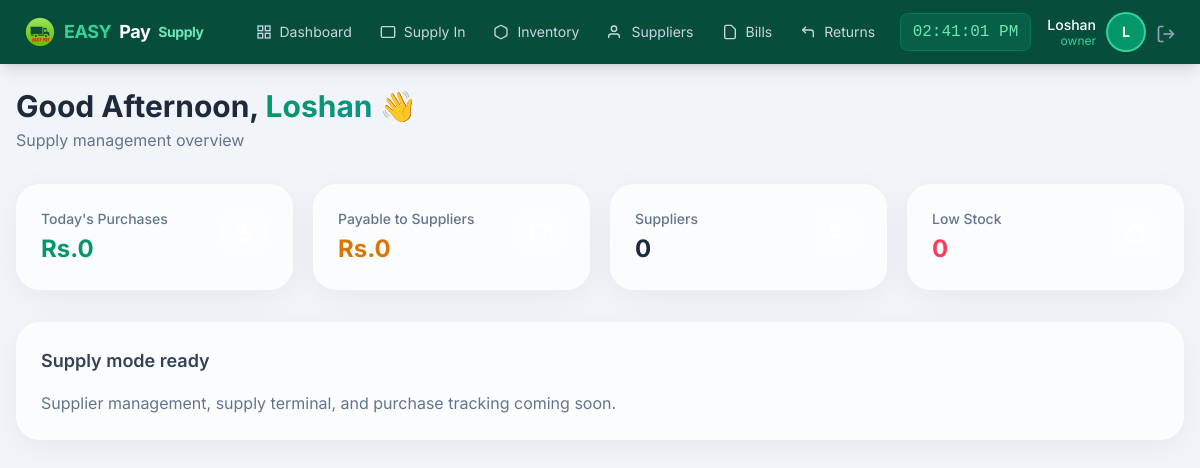
/supply/dashboard (signed in), run on the app's committed database.
### app/models/user.py (models this page shows, shortened)
class User(UserMixin, db.Model):
    __tablename__ = 'users'
    id = db.Column(db.Integer, primary_key=True)
    username = db.Column(db.String(50), unique=True, nullable=False)
    email = db.Column(db.String(120), unique=True, nullable=False)
    password_hash = db.Column(db.String(255), nullable=False)
    role = db.Column(db.String(20), default='staff')  # owner, manager, staff
    is_active = db.Column(db.Boolean, default=True)
    created_at = db.Column(db.DateTime, default=datetime.now)
    last_login = db.Column(db.DateTime)
    orders = db.relationship('Order', backref='cashier_rel', lazy=True, foreign_keys='Order.user_id')

### app/routes/supply.py (the view)
@supply_bp.route('/dashboard')
@login_required
def dashboard():
    return render_template('supply/dashboard.html')

### app/models/user.py (called while the page is built)
@login_manager.user_loader
def load_user(user_id):
    return User.query.get(int(user_id))

### app/templates/supply/dashboard.html (shortened to what this page needs)
{% extends "supply/base_supply.html" %}
{% block content %}
<div class="max-w-7xl mx-auto px-4 py-6">
    <div class="mb-8">
        <h1 class="text-3xl font-bold text-slate-800">
            <span id="greetingText">Hello</span>, <span class="bg-gradient-to-r from-emerald-600 to-teal-600 bg-clip-text text-transparent">{{ current_user.username|capitalize }}</span> 👋
        </h1>
        <p class="text-slate-500 mt-1">Supply management overview</p>
    </div>
    <div class="grid grid-cols-2 lg:grid-cols-4 gap-5 mb-8">
        <div class="glass-card rounded-3xl p-6">
            <div class="flex items-start justify-between">
                <div>
                    <p class="text-sm text-slate-500 font-medium mb-1">Today's Purchases</p>
                    <p class="text-2xl font-bold text-emerald-600" id="todayPurchases">Rs.0</p>
                </div>
                <div class="stat-icon bg-gradient-emerald">
                    <svg class="w-6 h-6 text-white" viewBox="0 0 24 24" fill="none" stroke="currentColor" stroke-width="2">
                        <line x1="12" y1="1" x2="12" y2="23"></line>
                        <path d="M17 5H9.5a3.5 3.5 0 0 0 0 7h5a3.5 3.5 0 0 1 0 7H6"></path>
                    </svg>
                </div>
            </div>
        </div>
        <div class="glass-card rounded-3xl p-6">
            <div class="flex items-start justify-between">
                <div>
                    <p class="text-sm text-slate-500 font-medium mb-1">Payable to Suppliers</p>
                    <p class="text-2xl font-bold text-amber-600" id="payableAmount">Rs.0</p>
                </div>
                <div class="stat-icon bg-gradient-amber">
                    <svg class="w-6 h-6 text-white" viewBox="0 0 24 24" fill="none" stroke="currentColor" stroke-width="2">
                        <rect x="2" y="5" width="20" height="14" rx="2"></rect>
                    </svg>
                </div>
            </div>
        </div>
        <div class="glass-card rounded-3xl p-6">
            <div class="flex items-start justify-between">
                <div>
                    <p class="text-sm text-slate-500 font-medium mb-1">Suppliers</p>
                    <p class="text-2xl font-bold text-slate-800" id="supplierCount">0</p>
                </div>
                <div class="stat-icon bg-gradient-teal">
                    <svg class="w-6 h-6 text-white" viewBox="0 0 24 24" fill="none" stroke="currentColor" stroke-width="2">
                        <path d="M17 21v-2a4 4 0 0 0-4-4H5a4 4 0 0 0-4 4v2"></path>
                        <circle cx="9" cy="7" r="4"></circle>
                    </svg>
                </div>
            </div>
        </div>
        <div class="glass-card rounded-3xl p-6">
            <div class="flex items-start justify-between">
                <div>
                    <p class="text-sm text-slate-500 font-medium mb-1">Low Stock</p>
                    <p class="text-2xl font-bold text-rose-500" id="lowStock">0</p>
                </div>
                <div class="stat-icon bg-gradient-rose">
                    <svg class="w-6 h-6 text-white" viewBox="0 0 24 24" fill="none" stroke="currentColor" stroke-width="2">
                        <path d="M10.29 3.86L1.82 18a2 2 0 0 0 1.71 3h16.94a2 2 0 0 0 1.71-3L13.71 3.86a2 2 0 0 0-3.42 0z"></path>
                    </svg>
                </div>
            </div>
        </div>
    </div>
    <div class="glass-card rounded-3xl p-6">
        <h2 class="text-lg font-semibold text-slate-700 mb-4">Supply mode ready</h2>
        <p class="text-slate-500">Supplier management, supply terminal, and purchase tracking coming soon.</p>
    </div>
</div>
{% endblock %}

### app/templates/supply/base_supply.html (shortened to what this page needs)
<!DOCTYPE html>
<html lang="en">
<head>
    <script src="https://cdn.tailwindcss.com"></script>
</head>
<body class="bg-slate-100 min-h-screen">
    <nav class="bg-emerald-900 text-white shadow-lg fixed top-0 left-0 right-0 z-50">
        <div class="flex justify-between items-center px-4 lg:px-6 h-16">
            <div class="flex items-center gap-6">
                <a href="{{ url_for('supply.dashboard') }}" class="flex items-center gap-2 text-lg font-bold tracking-tight">
                    <img src="{{ url_for('static', filename='img/easypay-logo.png') }}"
                        alt="EASY PAY" class="w-8 h-8 object-contain">
                    <span class="text-emerald-400">EASY</span>Pay <span class="text-emerald-300 text-sm">Supply</span>
                </a>
                {% if current_user.is_authenticated %}
                <div class="hidden lg:flex items-center gap-1 ml-4">
                    <a href="{{ url_for('supply.dashboard') }}" class="nav-link px-3 py-2 text-sm text-slate-300 hover:text-white flex items-center gap-2">
                        <svg class="icon-sm" viewBox="0 0 24 24" fill="none" stroke="currentColor" stroke-width="2">
                            <rect x="3" y="3" width="7" height="7"></rect><rect x="14" y="3" width="7" height="7"></rect>
                            <rect x="14" y="14" width="7" height="7"></rect><rect x="3" y="14" width="7" height="7"></rect>
                        </svg>
                        Dashboard
                    </a>
                    <a href="{{ url_for('supply.terminal') }}" class="nav-link px-3 py-2 text-sm text-slate-300 hover:text-white flex items-center gap-2">
                        <svg class="icon-sm" viewBox="0 0 24 24" fill="none" stroke="currentColor" stroke-width="2">
                            <rect x="2" y="4" width="20" height="16" rx="2"></rect>
                        </svg>
                        Supply In
                    </a>
                    <a href="{{ url_for('supply.inventory') }}" class="nav-link px-3 py-2 text-sm text-slate-300 hover:text-white flex items-center gap-2">
                        <svg class="icon-sm" viewBox="0 0 24 24" fill="none" stroke="currentColor" stroke-width="2">
                            <path d="M21 16V8a2 2 0 0 0-1-1.73l-7-4a2 2 0 0 0-2 0l-7 4A2 2 0 0 0 3 8v8a2 2 0 0 0 1 1.73l7 4a2 2 0 0 0 2 0l7-4A2 2 0 0 0 21 16z"></path>
                        </svg>
                        Inventory
                    </a>
                    <a href="{{ url_for('supply.suppliers') }}" class="nav-link px-3 py-2 text-sm text-slate-300 hover:text-white flex items-center gap-2">
                        <svg class="icon-sm" viewBox="0 0 24 24" fill="none" stroke="currentColor" stroke-width="2">
                            <path d="M17 21v-2a4 4 0 0 0-4-4H5a4 4 0 0 0-4 4v2"></path>
                            <circle cx="9" cy="7" r="4"></circle>
                        </svg>
                        Suppliers
                    </a>
                    <a href="{{ url_for('supply.bills') }}" class="nav-link px-3 py-2 text-sm text-slate-300 hover:text-white flex items-center gap-2">
                        <svg class="icon-sm" viewBox="0 0 24 24" fill="none" stroke="currentColor" stroke-width="2">
                            <path d="M14 2H6a2 2 0 0 0-2 2v16a2 2 0 0 0 2 2h12a2 2 0 0 0 2-2V8z"></path>
                        </svg>
                        Bills
                    </a>
                    <a href="{{ url_for('supply.returns') }}" class="nav-link px-3 py-2 text-sm text-slate-300 hover:text-white flex items-center gap-2">
                        <svg class="icon-sm" viewBox="0 0 24 24" fill="none" stroke="currentColor" stroke-width="2">
                            <polyline points="9 14 4 9 9 4"></polyline>
                            <path d="M20 20v-7a4 4 0 0 0-4-4H4"></path>
                        </svg>
                        Returns
                    </a>
                </div>
                {% endif %}
            </div>
            {% if current_user.is_authenticated %}
            <div class="flex items-center gap-4">
                <span id="liveClock" class="hidden sm:block text-base font-mono bg-emerald-800 px-3 py-1.5 rounded-lg text-emerald-300 border border-emerald-700"></span>
                <div class="flex items-center gap-3">
                    <div class="hidden sm:block text-right">
                        <p class="text-sm font-medium leading-tight">{{ current_user.username|capitalize }}</p>
                        <p class="text-xs text-emerald-400 leading-tight">{{ current_user.role }}</p>
                    </div>
                    <div class="w-9 h-9 bg-emerald-600 rounded-full flex items-center justify-center text-sm font-bold ring-2 ring-emerald-400">
                        {{ current_user.username[0]|upper }}
                    </div>
                    <a href="{{ url_for('auth.logout') }}" class="text-slate-400 hover:text-red-400 transition" title="Logout">
                        <svg class="icon" viewBox="0 0 24 24" fill="none" stroke="currentColor" stroke-width="2">
                            <path d="M9 21H5a2 2 0 0 1-2-2V5a2 2 0 0 1 2-2h4"></path>
                            <polyline points="16 17 21 12 16 7"></polyline>
                            <line x1="21" y1="12" x2="9" y2="12"></line>
                        </svg>
                    </a>
                </div>
            </div>
            {% endif %}
        </div>
    </nav>
    <div class="pt-16 pb-20 lg:pb-4">
        {% block content %}{% endblock %}
    </div>
</body>
</html>

### app/templates/supply/base_supply.html (style rules this page uses)
body { font-family: 'Inter', system-ui, sans-serif; }
.nav-link { transition: all 0.2s; }
.icon { width: 20px; height: 20px; display: inline-block; vertical-align: middle; }
.icon-sm { width: 16px; height: 16px; }

### app/templates/supply/dashboard.html (style rules this page uses)
.glass-card { background: rgba(255, 255, 255, 0.7); backdrop-filter: blur(20px); -webkit-backdrop-filter: blur(20px); border: 1px solid rgba(255, 255, 255, 0.3); box-shadow: 0 8px 32px rgba(0, 0, 0, 0.05); }
.bg-gradient-emerald { background: linear-gradient(135deg, #10b981 0%, #059669 100%); }
.bg-gradient-teal { background: linear-gradient(135deg, #14b8a6 0%, #0d9488 100%); }
.bg-gradient-amber { background: linear-gradient(135deg, #f6d365 0%, #fda085 100%); }
.bg-gradient-rose { background: linear-gradient(135deg, #fa709a 0%, #fee140 100%); }
.stat-icon { width: 48px; height: 48px; border-radius: 16px; display: flex; align-items: center; justify-content: center; background: rgba(255, 255, 255, 0.25); }

### data on the page
User: username "Loshan", role "owner", username "L"
